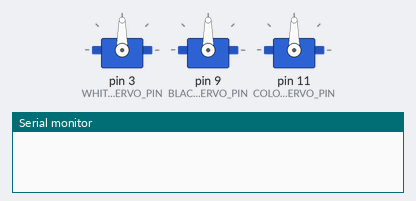
A sketch run on a simulated Arduino Uno, built with avr-gcc and run on an emulated ATmega328P. On the bench: 3 × servo, the last lines printed to the serial monitor.

Above: at 0.1 s.
At 2.2 s:
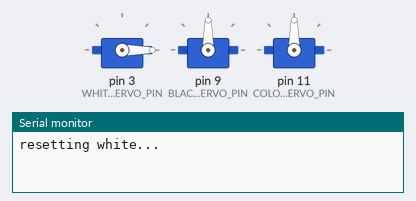
At 5.5 s:
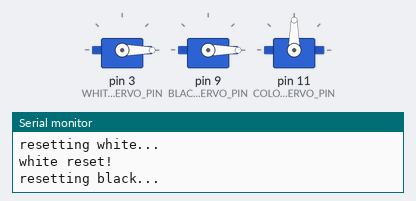
At 8.8 s:
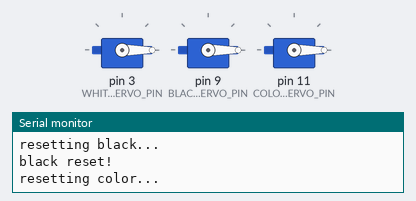
Timing chart, 0 to 10.3 s (numbered marks = the images above):
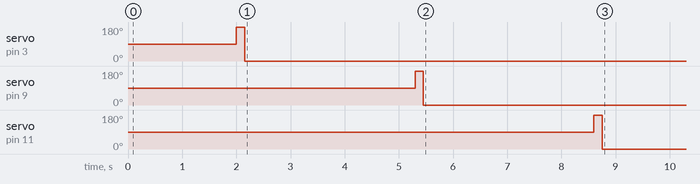

The sketch:

reset_servos.ino
```cpp
#include <Servo.h>


int WHITE_SERVO_PIN = 3;    // pin 3 is PWM (490Hz)
int BLACK_SERVO_PIN = 9;    // pin 9 is PWM (490Hz)
int COLOR_SERVO_PIN = 11;   // pin 11 is PWM (490Hz)

Servo WHITE_SERVO;                      // servo that will push the item onto white basket
Servo BLACK_SERVO;                      // servo that will push the item onto black basket
Servo COLOR_SERVO;                      // servo that will push the item onto color basket

int SERVO_POSITION_UPDATE_DELAY = 150;    // waits 15ms for the servo to reach the position

bool done = false;


void setup() {

    Serial.begin(9600);

    WHITE_SERVO.attach(WHITE_SERVO_PIN);
    BLACK_SERVO.attach(BLACK_SERVO_PIN);
    COLOR_SERVO.attach(COLOR_SERVO_PIN);

    delay(2000);

}


void loop() {

    if (!done) {

        Serial.println("resetting white...");
        WHITE_SERVO.write(180);
        delay(SERVO_POSITION_UPDATE_DELAY);
        WHITE_SERVO.write(0);
        delay(SERVO_POSITION_UPDATE_DELAY);
        Serial.println("white reset!");

        delay(3000);

        Serial.println("resetting black...");
        BLACK_SERVO.write(180);
        delay(SERVO_POSITION_UPDATE_DELAY);
        BLACK_SERVO.write(0);
        delay(SERVO_POSITION_UPDATE_DELAY);
        Serial.println("black reset!");

        delay(3000);

        Serial.println("resetting color...");
        COLOR_SERVO.write(180);
        delay(SERVO_POSITION_UPDATE_DELAY);
        COLOR_SERVO.write(0);
        delay(SERVO_POSITION_UPDATE_DELAY);
        Serial.println("color reset!");

        done = true;

    }

}
```

Measured:
- by itself, servo on pin 3 (WHITE_SERVO_PIN): 90° → 180° at 2.0 s, → 0° 0.15 s later
- by itself, servo on pin 9 (BLACK_SERVO_PIN): 90° → 180° at 5.3 s, → 0° 0.15 s later
- by itself, servo on pin 11 (COLOR_SERVO_PIN): 90° → 180° at 8.6 s, → 0° 0.15 s later
